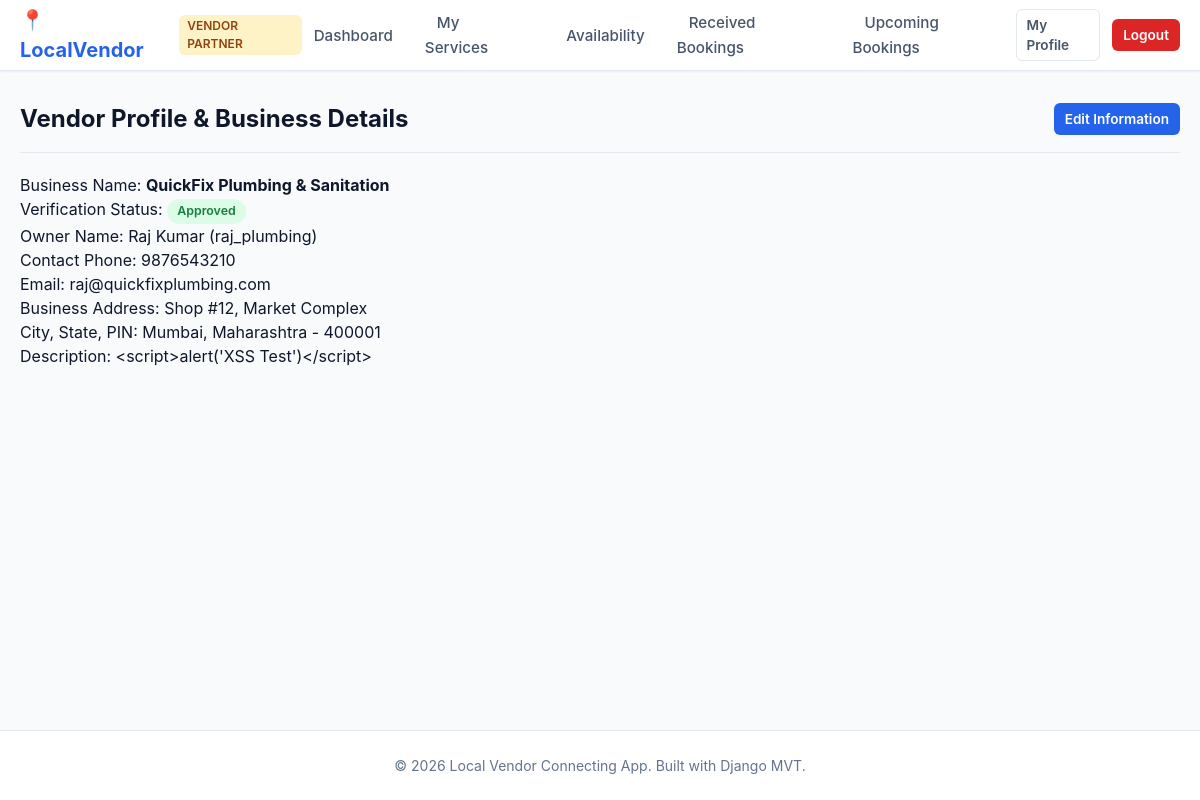
Page /vendor/profile/ (signed in) on the committed database.
### accounts/models.py (models this page shows, shortened)
class VendorProfile(models.Model):
    PENDING = 'pending'
    APPROVED = 'approved'
    REJECTED = 'rejected'
    VERIFICATION_CHOICES = [
        (PENDING, 'Pending'),
        (APPROVED, 'Approved'),
        (REJECTED, 'Rejected'),
    ]
    user = models.OneToOneField(User, on_delete=models.CASCADE, related_name='vendor_profile')
    phone = models.CharField(max_length=15)
    business_name = models.CharField(max_length=200)
    business_description = models.TextField(blank=True)
    business_address = models.TextField()
    city = models.CharField(max_length=100)
    state = models.CharField(max_length=100)
    pincode = models.CharField(max_length=10)
    profile_picture = models.ImageField(upload_to=profile_picture_upload_path, blank=True, null=True)
    verification_status = models.CharField(max_length=10, choices=VERIFICATION_CHOICES, default=PENDING)
    rejection_reason = models.TextField(blank=True)
    is_active_vendor = models.BooleanField(default=True)
    created_at = models.DateTimeField(auto_now_add=True)
    updated_at = models.DateTimeField(auto_now=True)

class User(AbstractUser):
    CUSTOMER = 'customer'
    VENDOR = 'vendor'
    ADMIN = 'admin'
    USER_TYPE_CHOICES = [
        (CUSTOMER, 'Customer'),
        (VENDOR, 'Vendor'),
        (ADMIN, 'Admin'),
    ]
    user_type = models.CharField(
        max_length=10,
        choices=USER_TYPE_CHOICES,
        default=CUSTOMER,
    )

### vendor/views.py (the view)
# urls.py: path('profile/', views.vendor_profile, name='profile'),
@vendor_required
def vendor_profile(request):
    vendor = request.user.vendor_profile
    context = {
        'vendor': vendor,
    }
    return render(request, 'vendor/profile.html', context)

### templates/vendor/profile.html (shortened to what this page needs)
{% extends 'vendor/vendor_base.html' %}
{% block content %}
<div class="profile-card">
    <div style="display: flex; justify-content: space-between; align-items: center; border-bottom: 1px solid var(--border); padding-bottom: 15px; margin-bottom: 20px;">
        <h2>Vendor Profile & Business Details</h2>
        <a href="{% url 'vendor:edit_profile' %}" class="btn btn-primary btn-sm">Edit Information</a>
    </div>
    <div class="profile-field">
        <span class="field-name">Business Name:</span>
        <span class="field-value"><strong>{{ vendor.business_name }}</strong></span>
    </div>
    <div class="profile-field">
        <span class="field-name">Verification Status:</span>
        <span class="field-value"><span class="status-pill status-{{ vendor.verification_status }}">{{ vendor.get_verification_status_display }}</span></span>
    </div>
    <div class="profile-field">
        <span class="field-name">Owner Name:</span>
        <span class="field-value">{{ user.get_full_name }} ({{ user.username }})</span>
    </div>
    <div class="profile-field">
        <span class="field-name">Contact Phone:</span>
        <span class="field-value">{{ vendor.phone }}</span>
    </div>
    <div class="profile-field">
        <span class="field-name">Email:</span>
        <span class="field-value">{{ user.email }}</span>
    </div>
    <div class="profile-field">
        <span class="field-name">Business Address:</span>
        <span class="field-value">{{ vendor.business_address }}</span>
    </div>
    <div class="profile-field">
        <span class="field-name">City, State, PIN:</span>
        <span class="field-value">{{ vendor.city }}, {{ vendor.state }} - {{ vendor.pincode }}</span>
    </div>
    <div class="profile-field">
        <span class="field-name">Description:</span>
        <span class="field-value">{{ vendor.business_description|linebreaksbr|default:"No description." }}</span>
    </div>
</div>
{% endblock %}

### static/css/base.css (style rules this page uses)
:root { --primary: #2563eb; --primary-hover: #1d4ed8; --primary-light: #eff6ff; --secondary: #475569; --success: #16a34a; --warning: #d97706; --danger: #dc2626; --bg-main: #f8fafc; --surface: #ffffff; --text-main: #0f172a; --text-muted: #64748b; --border: #e2e8f0; --border-focus: #93c5fd; --radius-sm: 6px; --radius-md: 10px; --radius-lg: 16px; --shadow-sm: 0 1px 2px 0 rgba(0, 0, 0, 0.05); --shadow-md: 0 4px 6px -1px rgba(0, 0, 0, 0.1), 0 2px 4px -2px rgba(0, 0, 0, 0.05); --shadow-lg: 0 10px 15px -3px rgba(0, 0, 0, 0.1), 0 4px 6px -4px rgba(0, 0, 0, 0.05); --font: -apple-system, BlinkMacSystemFont, "Segoe UI", Roboto, "Helvetica Neue", Arial, sans-serif; }
* { box-sizing: border-box; margin: 0; padding: 0; }
body { font-family: var(--font); background-color: var(--bg-main); color: var(--text-main); line-height: 1.5; min-height: 100vh; display: flex; flex-direction: column; }
a { color: var(--primary); text-decoration: none; transition: color 0.15s ease-in-out; }
.btn { display: inline-flex; align-items: center; justify-content: center; padding: 8px 16px; font-size: 0.925rem; font-weight: 600; border-radius: var(--radius-sm); border: 1px solid transparent; cursor: pointer; transition: all 0.15s ease-in-out; text-decoration: none; }
.btn-primary { background-color: var(--primary); color: #ffffff; }
.btn-sm { padding: 5px 10px; font-size: 0.85rem; }
.status-pill { display: inline-block; padding: 3px 10px; border-radius: 9999px; font-size: 0.775rem; font-weight: 600; text-transform: capitalize; }
.status-confirmed, .status-approved, .status-active { background: #dcfce7; color: #15803d; }

### rows in the picture
VendorProfile: business_name "QuickFix Plumbing & Sanitation", verification_status "Approved", phone "9876543210", business_address "Shop #12, Market Complex", city "Mumbai", state "Maharashtra", pincode "400001", business_description "<script>alert('XSS Test')</script>"
User: get_full_name "Raj Kumar", username "raj_plumbing", email "raj@quickfixplumbing.com"
